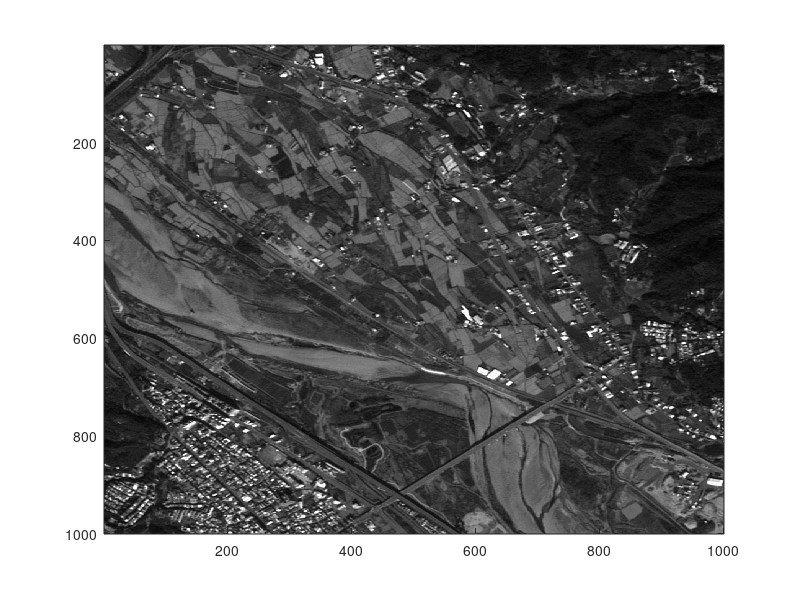
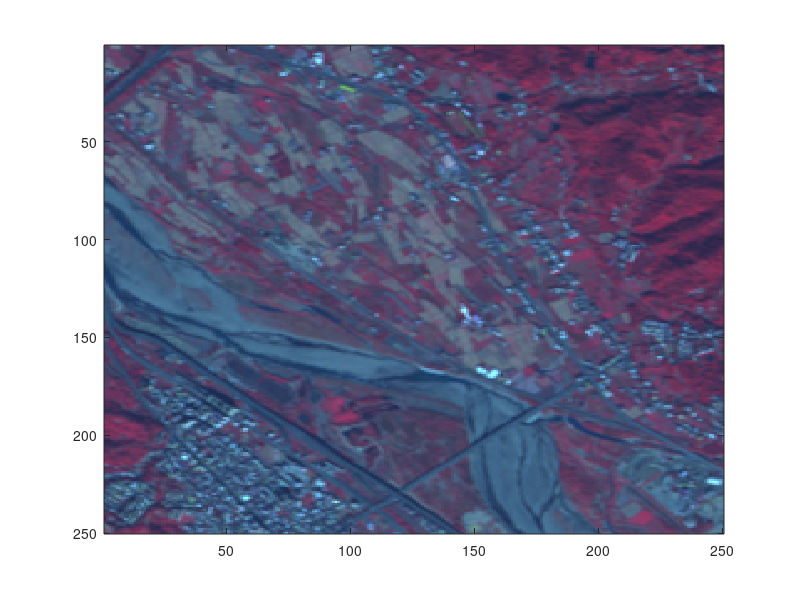
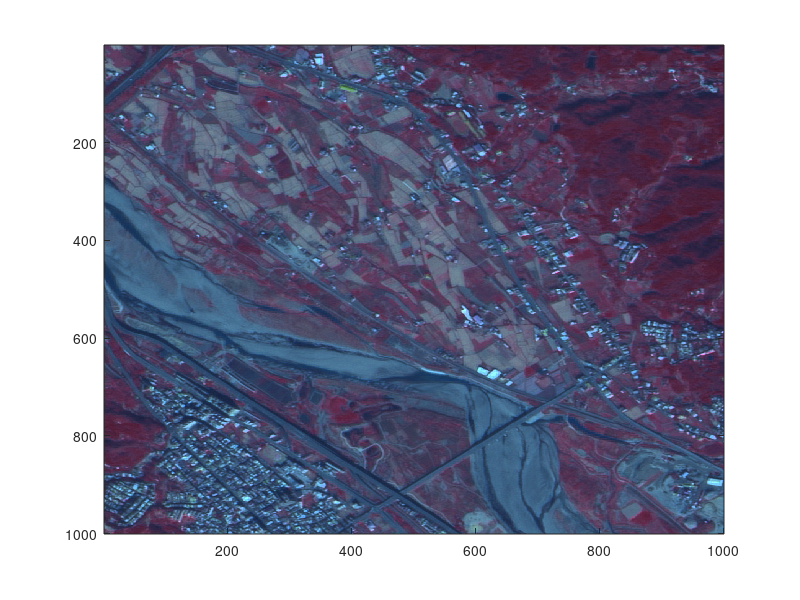

MATLAB code for these plots, in order:
load fusion_spot
imagesc(A)
colormap(gray)
figure
image(A1(:,:,[3 2 1]))
B=A1(:,:,[3 2 1]);
C=rgb2hsv(B); 
D=zeros(1000,1000,3);
for i=1:4,for j=1:4
    D(i:4:end,j:4:end,:)=C;
end,end
D(:,:,3)=double(A)/255;
F=hsv2rgb(D);
figure
image(F)
